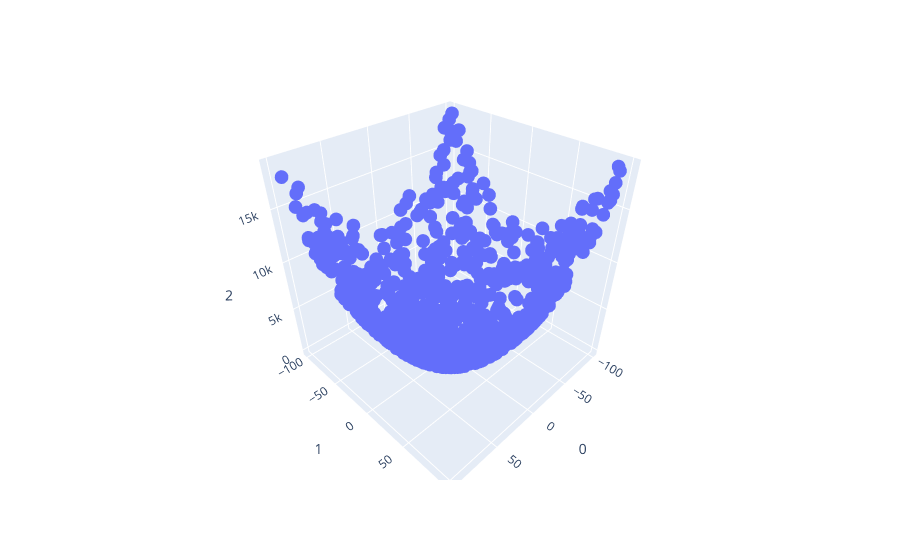

Notebook code for this chart:
### Code cell
rand = np.random.default_rng(42)

#Defining the values we talked about
a = -100
b = 100
n = 1000

#Our target function f
def f(x,y):
    return x**2+y**2


xcoords = rand.uniform(low=a,high=b,size=(n,1))
ycoords = rand.uniform(low=a,high=b,size=(n,1))

zcoords = f(xcoords,ycoords)

dataset = np.concatenate((xcoords,ycoords,zcoords),axis=1)

#formatting coords for input
TestTrainSplit = 0.8
batches = 2
SplitIndex = int(TestTrainSplit*n)
TrainData  = dataset[:SplitIndex]
TestData = dataset[SplitIndex:]

noise = rand.normal(loc=0,scale=0.5,size=(SplitIndex,1))
TrainData[:,-1] = (TrainData[:,-1].reshape(SplitIndex,1) + noise).reshape(SplitIndex)

TrainDataBatches = np.split(TrainData,batches)

#Simple scatter plot for visualisation
fig = px.scatter_3d(TrainData,x=0,y=1,z=2)
fig.show()

### Figure 1 — Plotly figure (JSON) as saved in the notebook; plotly's stock layout.template omitted (floating-point values rounded to 4 significant figures; data arrays with more than 128 entries replaced by an {"elided": "..."} marker saying what was removed)
{"data": [{"hovertemplate": "0=%{x}<br>1=%{y}<br>2=%{z}<extra></extra>", "legendgroup": "", "marker": {"color": "#636efa", "symbol": "circle"}, "mode": "markers", "name": "", "scene": "scene", "showlegend": false, "type": "scatter3d", "x": {"elided": "800 float values"}, "y": {"elided": "800 float values"}, "z": {"elided": "800 float values"}}], "layout": {"legend": {"tracegroupgap": 0}, "margin": {"t": 60}, "scene": {"domain": {"x": [0, 1], "y": [0, 1]}, "xaxis": {"title": {"text": "0"}}, "yaxis": {"title": {"text": "1"}}, "zaxis": {"title": {"text": "2"}}}}}
